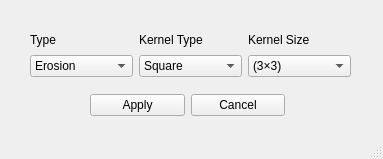
<?xml version="1.0" encoding="UTF-8"?>
<ui version="4.0">
 <class>Morphology</class>
 <widget class="QMainWindow" name="Morphology">
  <property name="geometry">
   <rect>
    <x>0</x>
    <y>0</y>
    <width>383</width>
    <height>159</height>
   </rect>
  </property>
  <property name="windowTitle">
   <string>Morphology</string>
  </property>
  <widget class="QWidget" name="centralwidget">
   <widget class="QWidget" name="">
    <property name="geometry">
     <rect>
      <x>30</x>
      <y>30</y>
      <width>321</width>
      <height>47</height>
     </rect>
    </property>
    <layout class="QGridLayout" name="gridLayout">
     <item row="0" column="0">
      <widget class="QLabel" name="label_type">
       <property name="text">
        <string>Type</string>
       </property>
      </widget>
     </item>
     <item row="0" column="1">
      <widget class="QLabel" name="label_kernel_type">
       <property name="text">
        <string>Kernel Type</string>
       </property>
      </widget>
     </item>
     <item row="0" column="2">
      <widget class="QLabel" name="label_kernel_size">
       <property name="text">
        <string>Kernel Size</string>
       </property>
      </widget>
     </item>
     <item row="1" column="0">
      <widget class="QComboBox" name="comboBox_type">
       <item>
        <property name="text">
         <string>Erosion</string>
        </property>
       </item>
       <item>
        <property name="text">
         <string>Dilation</string>
        </property>
       </item>
       <item>
        <property name="text">
         <string>Open</string>
        </property>
       </item>
       <item>
        <property name="text">
         <string>Close</string>
        </property>
       </item>
       <item>
        <property name="text">
         <string>Gradient</string>
        </property>
       </item>
       <item>
        <property name="text">
         <string>TopHat</string>
        </property>
       </item>
       <item>
        <property name="text">
         <string>BottomHat</string>
        </property>
       </item>
      </widget>
     </item>
     <item row="1" column="1">
      <widget class="QComboBox" name="comboBox_2_kernel_type">
       <item>
        <property name="text">
         <string>Square</string>
        </property>
       </item>
       <item>
        <property name="text">
         <string>Circle</string>
        </property>
       </item>
       <item>
        <property name="text">
         <string>Cross</string>
        </property>
       </item>
      </widget>
     </item>
     <item row="1" column="2">
      <widget class="QComboBox" name="comboBox_kernel_size">
       <item>
        <property name="text">
         <string>(3×3)</string>
        </property>
       </item>
       <item>
        <property name="text">
         <string>(5×5)</string>
        </property>
       </item>
       <item>
        <property name="text">
         <string>(7×7)</string>
        </property>
       </item>
       <item>
        <property name="text">
         <string>(9×9)</string>
        </property>
       </item>
      </widget>
     </item>
    </layout>
   </widget>
   <widget class="QWidget" name="">
    <property name="geometry">
     <rect>
      <x>90</x>
      <y>90</y>
      <width>195</width>
      <height>30</height>
     </rect>
    </property>
    <layout class="QHBoxLayout" name="horizontalLayout">
     <item>
      <widget class="QPushButton" name="btn_apply">
       <property name="text">
        <string>Apply</string>
       </property>
      </widget>
     </item>
     <item>
      <widget class="QPushButton" name="btn_cancel">
       <property name="text">
        <string>Cancel</string>
       </property>
      </widget>
     </item>
    </layout>
   </widget>
  </widget>
  <widget class="QStatusBar" name="statusbar"/>
 </widget>
 <resources/>
 <connections>
  <connection>
   <sender>btn_cancel</sender>
   <signal>clicked()</signal>
   <receiver>Morphology</receiver>
   <slot>close()</slot>
   <hints>
    <hint type="sourcelabel">
     <x>237</x>
     <y>104</y>
    </hint>
    <hint type="destinationlabel">
     <x>191</x>
     <y>79</y>
    </hint>
   </hints>
  </connection>
 </connections>
</ui>
